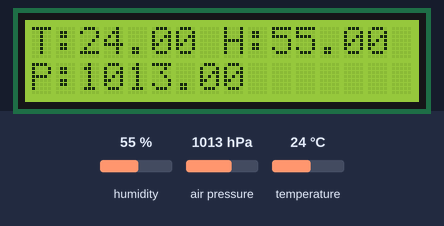
A sketch run on a simulated ESP8266 (NodeMCU). Parts: 16×2 character LCD. The inputs (shaded band) are chosen by the test bench; at power-on: humidity 55 %, air pressure 1013 hPa, temperature 24 °C. WiFi joins after 1.5 s; servers stay silent unless stated; what the sketch prints to the serial monitor is not drawn.

Above: at 3.2 s.
3.3 s: humidity set to 22 %
At 5.3 s:
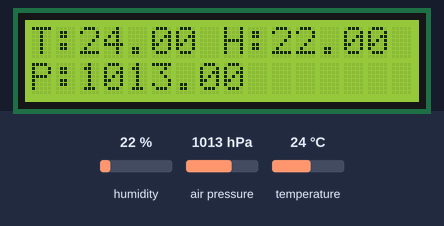
6.0 s: air pressure set to 952 hPa
At 6.5 s:
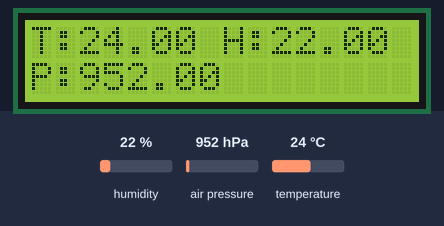
8.7 s: temperature set to 12 °C
At 11.3 s:
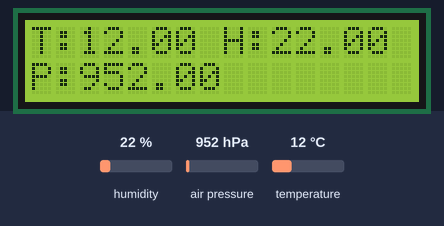
11.8 s: air pressure set to 975 hPa
At 13.7 s:
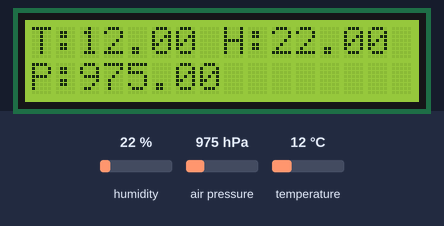
14.5 s: humidity set to 40 %
At 17.3 s:
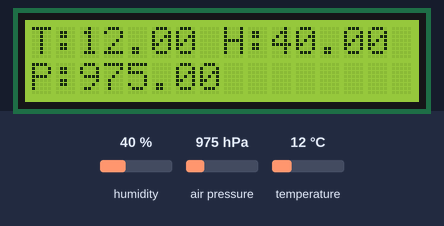
18.0 s: air pressure set to 1000 hPa
At 19.8 s:
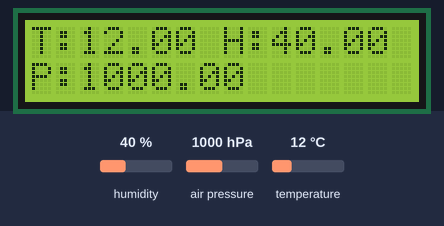
Timing chart, 0 to 21.3 s (numbered marks = the images above; inputs shaded):
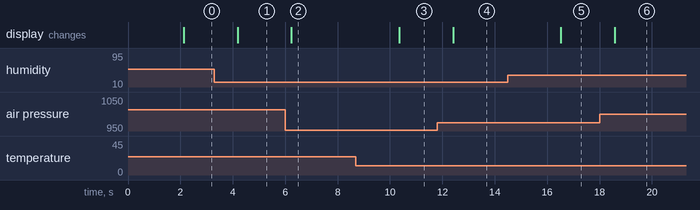

The sketch:

Weather_Station.ino
```cpp
#include <Wire.h>
#include <Adafruit_Sensor.h>
#include <Adafruit_BMP085_U.h>  // Use Adafruit_BMP280.h if using BMP280
#include <DHT.h>
#include <LiquidCrystal_I2C.h>
#include <ESP8266WiFi.h>

// Define the type of DHT sensor
#define DHTTYPE DHT22   // DHT 22 (AM2302)

// Define the pin for the DHT sensor
#define DHTPIN 2

// Replace with your network credentials
const char* ssid = "your_SSID";
const char* password = "your_PASSWORD";

// Create instances of the sensors
DHT dht(DHTPIN, DHTTYPE);
Adafruit_BMP085_Unified bmp = Adafruit_BMP085_Unified(10085);  // Use Adafruit_BMP280 bmp if using BMP280
LiquidCrystal_I2C lcd(0x27, 16, 2);

// Setup Wi-Fi client
WiFiClient client;

void setup() {
  Serial.begin(115200);
  dht.begin();
  if(!bmp.begin()) {
    Serial.print("Could not find a valid BMP085 sensor, check wiring!");
    while (1);
  }
  lcd.begin();
  lcd.backlight();

  // Connect to Wi-Fi
  WiFi.begin(ssid, password);
  while (WiFi.status() != WL_CONNECTED) {
    delay(1000);
    Serial.println("Connecting to WiFi...");
  }
  Serial.println("Connected to WiFi");
}

void loop() {
  // Read data from DHT sensor
  float h = dht.readHumidity();
  float t = dht.readTemperature();

  // Read data from BMP sensor
  sensors_event_t event;
  bmp.getEvent(&event);

  // Display data on LCD
  lcd.clear();
  lcd.setCursor(0, 0);
  lcd.print("T:");
  lcd.print(t);
  lcd.print(" H:");
  lcd.print(h);

  if (event.pressure) {
    lcd.setCursor(0, 1);
    lcd.print("P:");
    lcd.print(event.pressure);
  }

  // Send data to server or cloud (optional)
  // You can use an API or your own server to send data

  delay(2000); // Wait for 2 seconds before updating
}
```

Measured:
- after the input at 3.3 s, the display: changes after 0.88 s (image 1)
- after the input at 6.0 s, the display: changes after 0.24 s (image 2)
- after the input at 8.7 s, the display: changes after 1.7 s (image 3)
- after the input at 11.8 s, the display: changes after 0.61 s (image 4)
- after the input at 14.5 s, the display: changes after 2.0 s (image 5)
- after the input at 18.0 s, the display: changes after 0.58 s (image 6)
